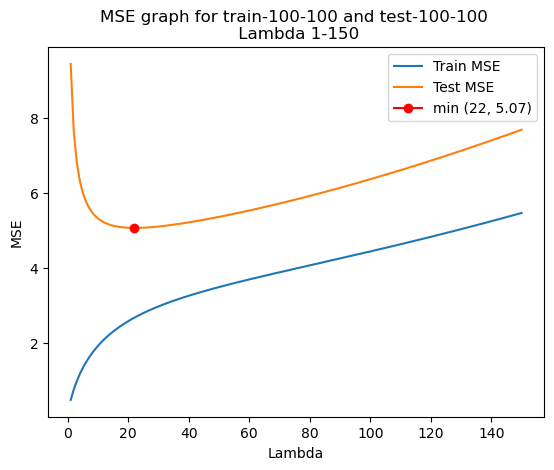

Source code (Python):
import numpy as np
import pandas as pd
import matplotlib.pyplot as plt


#import csv file for train-100-10
df_raw_train = pd.read_csv("HW1_dataset//train-100-100.csv")

#import csv file for test-100-10
df_raw_test = pd.read_csv("HW1_dataset//test-100-100.csv")

#df to graph with MSE's of lambdas 0-150
lambdas = [x for x in range(1,151)]
mse_graph = pd.DataFrame(lambdas)
mse_graph.rename({0:"Lambdas"}, axis = 1, inplace=True)
mse_graph['MSE_train'] = 0.0
mse_graph['MSE_train'].astype(float)
mse_graph['MSE_test'] = 0.0
mse_graph['MSE_test'].astype(float)

'''
The code below follows the following general steps:
1. Create dataframes that do not need to run within the lambda loop
2. Create the Lambda ID matrix (lambda*I)
2. Calculate w = (xT*x +lambda*I)^-1*xT*y
4. Calculate y-hat, or XW, for TRAIN and TEST data
5. Calculate the MSE for TRAIN and TEST
6. Graph (lambda, MSE) for TRAIN and TEST

'''
#1a. create relevant matrices for TRAIN
#I'm not sure why, but only the train-100-10.csv file created 2 unnamed columns
df_x_train = df_raw_train.drop(["y"], axis=1)
df_x_train.insert(0,"x0", 1)
df_y_train = df_raw_train[["y"]]
df_xT_train = df_x_train.T
df_xTx_train = df_xT_train.dot(df_x_train)

#1b. create relevant matrices for TEST
df_x_test = df_raw_test.drop(["y"], axis=1)
df_x_test.insert(0,"x0", 1)
df_y_test = df_raw_test[["y"]]

for lam in range(1,151):
    #2. creating lambda ID matrix
    lmbda = lam
    ID_matrix = np.eye(len(df_xTx_train.columns))
    lmbda_ID = lmbda * ID_matrix

    #3. calculating (xT*x + lambda*I) for TRAIN
    df_xTxLmbda_train = df_xTx_train + lmbda_ID
    
    #calculating inverse of (xT*x + lambda*I) for TRAIN
    df_inverse_train = pd.DataFrame(np.linalg.inv(df_xTxLmbda_train))
    
    #rename columns of df_inverse to match with df_y rows for TRAIN
    for x in range(len(df_inverse_train.columns)):
        df_inverse_train.rename({x:f"x{x}"}, axis = 1, inplace = True)
    
    #x-dagger = (xT*x +lambda*I)^-1*xT for TRAIN
    df_dagger_train = df_inverse_train.dot(df_xT_train)

    #final calculation to get w for TRAIN
    df_w = df_dagger_train.dot(df_y_train)

    #rename rows of df_w_train to match with df_x_train columns
    for x in range(len(df_w.index)):
        df_w.rename({x:f"x{x}"}, axis = 0, inplace = True)

    #4. calculating MSE
    #calculating 1/N*||xw - y||^2 for TRAIN
    df_xw_train = df_x_train.dot(df_w)
    df_mse_train = ((df_xw_train - df_y_train)**2)/len(df_x_train)
    
    #calculating 1/N*||xw - y||^2 for TEST
    df_xw_test = df_x_test.dot(df_w)
    df_mse_test = ((df_xw_test - df_y_test)**2)/len(df_x_test)

    #summing all values in matrix df_mse to get ||xw - y||^2 for TRAIN
    mse_train = df_mse_train.sum()
    
    #summing all values in matrix df_mse to get ||xw - y||^2 for TEST
    mse_test = df_mse_test.sum()

    # add MSE_lambda to mse_graph for TRAIN
    mse_graph.loc[mse_graph["Lambdas"] == lam, "MSE_train"] = mse_train.iloc[0]
    
    # add MSE_lambda to mse_graph for TEST
    mse_graph.loc[mse_graph["Lambdas"] == lam, "MSE_test"] = mse_test.iloc[0]


print(mse_graph)

#gets the (x,y) coordinate of the minimum test mse
min_x = mse_graph.loc[mse_graph["MSE_test"].idxmin(),"Lambdas"]
min_y = mse_graph["MSE_test"].min()

#create scatter plot of mse_graph
plt.plot(mse_graph['Lambdas'], mse_graph["MSE_train"], label = "Train MSE")
plt.plot(mse_graph['Lambdas'], mse_graph["MSE_test"], label = "Test MSE")
plt.plot(min_x, min_y, marker="o", color='red', label=f"min ({min_x}, {round(min_y,2)})")
plt.legend()
plt.xlabel("Lambda")
plt.ylabel("MSE")
plt.title("MSE graph for train-100-100 and test-100-100 \n Lambda 1-150")

plt.show()
